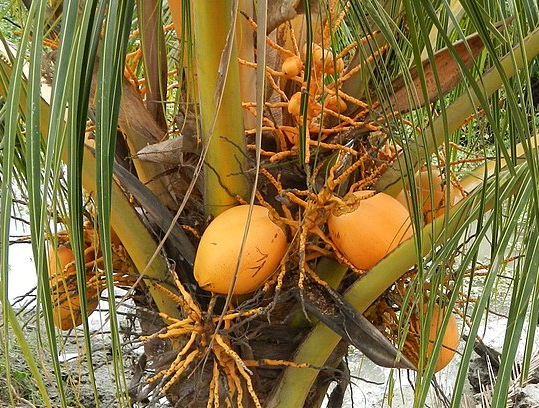
#> input picture Coconuts/coconut.png, 539 x 408 px, found by its file name
$ python Preprocessing.py
#> lines starting #> are read from the running program, lines starting #| are printed output that depends on the picture; after the words box and inside, x2 and y2 are one past the last pixel; in counts of white or black regions, pixels touching at a corner belong together
import cv2
import numpy as np


def scale(img):
    preferredWidth = 320
    prefferedHeight = 240
    currentWidth = len(img[0])
    currentHeight = len(img)
    print("Current Width: ", currentWidth)
    print("Current Height: ", currentHeight)
    tempWidth = tempHeight = 0
    if currentWidth/currentHeight < preferredWidth/prefferedHeight:
        tempWidth = preferredWidth
        tempHeight = int(preferredWidth/currentWidth*currentHeight)
    else:
        tempHeight = prefferedHeight
        tempWidth = int(prefferedHeight/currentHeight*currentWidth)
    print(tempWidth, tempHeight)
    img = cv2.resize(img, (tempWidth, tempHeight))
    return img
def crop(img):
    gray = cv2.cvtColor(img, cv2.COLOR_BGR2GRAY)
    # Cropping an image
    prefWidth = 320
    prefHeight = 240
    currentWidth = len(img[0])
    currentHeight = len(img)
    #crop it equally from all sides
    widthCrop = int((currentWidth - prefWidth)/2)
    heightCrop = int((currentHeight - prefHeight)/2)
    cropped_image = gray[heightCrop:currentHeight-heightCrop, widthCrop:currentWidth-widthCrop]
    return cropped_image

def preprocessing(img):
    img = crop(scale(img))
    img = cv2.equalizeHist(img)
    #cv2.imshow('resized2 image', img)
    img  = cv2.Canny(img,250,255)
    #cv2.imshow('edge image', img)
    kernelC = cv2.getStructuringElement(cv2.MORPH_RECT, (4,4))
    img  = cv2.morphologyEx(img, cv2.MORPH_CLOSE, kernelC)
    #img = cv2.bitwise_not(img)
    #cv2.imshow('close',img)
    kernelO = cv2.getStructuringElement(cv2.MORPH_RECT, (1, 1))
    img  = cv2.morphologyEx(img, cv2.MORPH_OPEN, kernelO)
    #cv2.imshow('final',img)
    #cv2.waitKey()

    return img


if __name__ == "__main__":
    coconut = cv2.imread('Coconuts\coconut.png')
#> coconut is the input picture: shape (408, 539, 3); mean B, G, R 62.4, 113.7, 133.3
    gray = cv2.cvtColor(coconut,cv2.COLOR_BGR2GRAY)
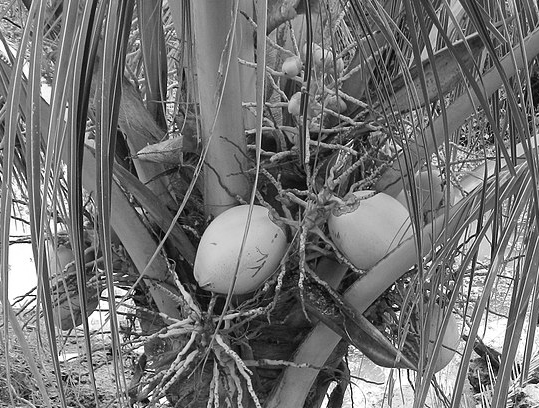
#> gray: shape (408, 539); min 0, max 255, mean 113.7
    # [5 lines of commented-out code are left out]
    coconutRe = preprocessing(coconut)
#> in scale, `currentWidth = len(img[0])`: currentWidth = 539
#> in scale, `currentHeight = len(img)`: currentHeight = 408
#| Current Width:  539
#| Current Height:  408
#> in scale, `tempHeight = int(preferredWidth/currentWidth*currentHeight)`: tempHeight = 242
#| 320 242
#> in crop, `gray = cv2.cvtColor(img, cv2.COLOR_BGR2GRAY)`:
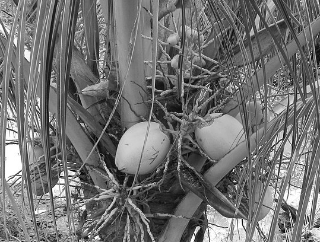
#> gray: shape (242, 320); min 4, max 255, mean 113.5
#> in crop, `currentWidth = len(img[0])`: currentWidth = 320
#> in crop, `currentHeight = len(img)`: currentHeight = 242
#> in crop, `widthCrop = int((currentWidth - prefWidth)/2)`: widthCrop = 0
#> in crop, `heightCrop = int((currentHeight - prefHeight)/2)`: heightCrop = 1
#> in crop, `cropped_image = gray[heightCrop:currentHeight-heightCrop, widthCrop:cu..`:
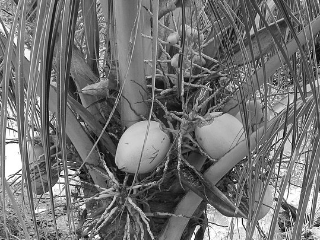
#> cropped_image: shape (240, 320); min 4, max 255, mean 113.4
#> in preprocessing, `img = cv2.equalizeHist(img)`:
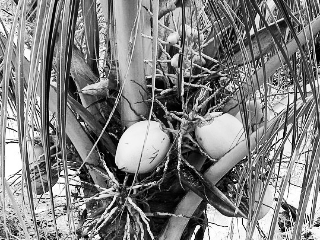
#> img: shape (240, 320); min 0, max 255, mean 128.2
#> in preprocessing, `img  = cv2.Canny(img,250,255)`:
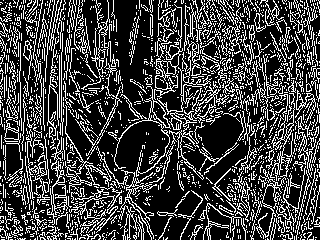
#> img: shape (240, 320); 25.7% white in thin lines or dots
#> in preprocessing, `img  = cv2.morphologyEx(img, cv2.MORPH_CLOSE, kernelC)`:
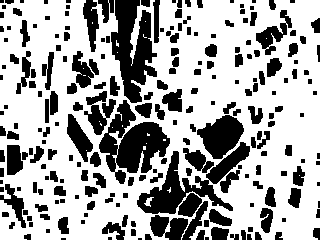
#> img: shape (240, 320); 66.2% white; 230 black regions (60 under 20 px), largest, box (x1, y1, x2, y2) and area: (99, 100, 170, 184) 2838, (111, 0, 157, 103) 2761, (137, 142, 250, 214) 2528
    #coconutRe1 = preprocessing(coconut1)
    #coconutRe2 = preprocessing(coconut2)

    cv2.imshow('original image', crop(coconut))
#> in crop (call 2), `currentWidth = len(img[0])`: currentWidth = 539
#> in crop (call 2), `currentHeight = len(img)`: currentHeight = 408
#> in crop (call 2), `widthCrop = int((currentWidth - prefWidth)/2)`: widthCrop = 109
#> in crop (call 2), `heightCrop = int((currentHeight - prefHeight)/2)`: heightCrop = 84
#> in crop (call 2), `cropped_image = gray[heightCrop:currentHeight-heightCrop, widthCrop:cu..`:
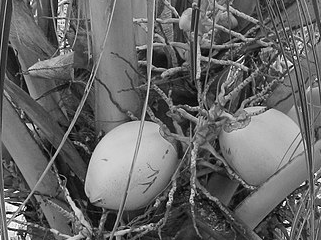
#> cropped_image: shape (240, 321); min 1, max 255, mean 102.2
    cv2.imshow('resized image', coconutRe)
    #cv2.imshow('resized1 image', coconutRe1)
    #cv2.imshow('resized2 image', coconutRe2)
    cv2.waitKey()

$ run again, with Coconuts/coconut1.png copied over Coconuts/coconut.png
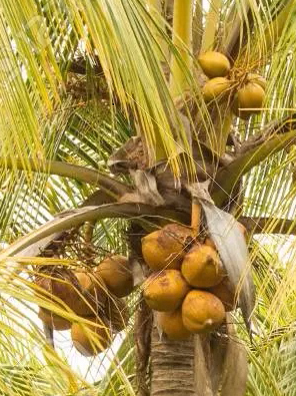
#> input picture Coconuts/coconut1.png, 296 x 396 px, found by its file name
#> coconut is the input picture: shape (396, 296, 3); mean B, G, R 72.6, 144.4, 168.4
#> in scale, `currentWidth = len(img[0])`: currentWidth = 296
#> in scale, `currentHeight = len(img)`: currentHeight = 396
#| Current Width:  296
#| Current Height:  396
#> tempHeight = 428
#| 320 428
#> in crop, `gray = cv2.cvtColor(img, cv2.COLOR_BGR2GRAY)`:
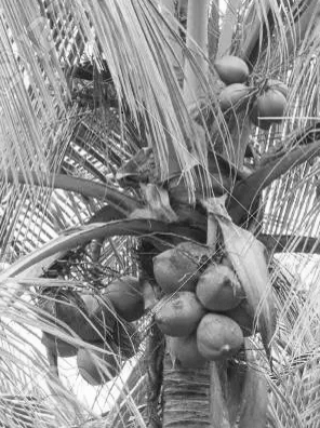
#> gray: shape (428, 320); min 19, max 254, mean 143.2
#> in crop, `currentWidth = len(img[0])`: currentWidth = 320
#> in crop, `currentHeight = len(img)`: currentHeight = 428
#> widthCrop = 0
#> heightCrop = 94
#> in preprocessing, `img  = cv2.morphologyEx(img, cv2.MORPH_CLOSE, kernelC)`:
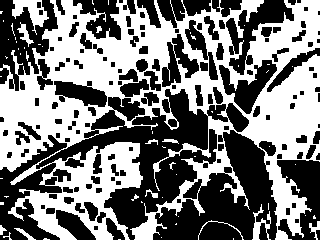
#> img: shape (240, 320); 47.7% white; 60 white regions (46 under 20 px), largest, box (x1, y1, x2, y2) and area: (0, 0, 320, 240) 35063, (12, 0, 49, 35) 541, (252, 204, 271, 240) 252

$ run again, with Coconuts/coconut2.png copied over Coconuts/coconut.png
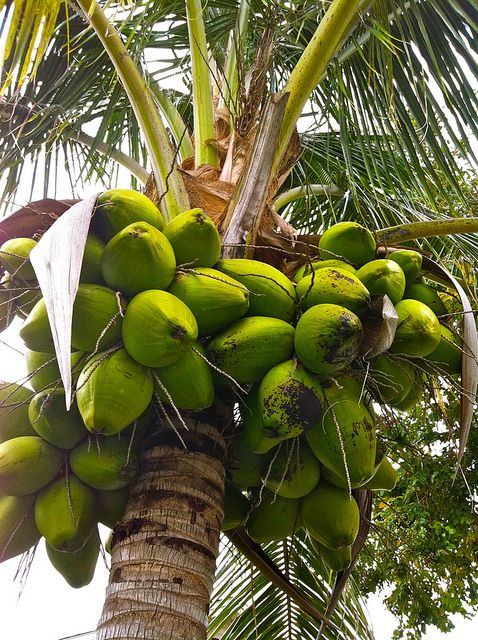
#> input picture Coconuts/coconut2.png, 478 x 640 px, found by its file name
#> coconut is the input picture: shape (640, 478, 3); mean B, G, R 65.2, 109.4, 110
#> in scale, `currentWidth = len(img[0])`: currentWidth = 478
#> in scale, `currentHeight = len(img)`: currentHeight = 640
#| Current Width:  478
#| Current Height:  640
#> tempHeight = 428
#| 320 428
#> in crop, `currentWidth = len(img[0])`: currentWidth = 320
#> in crop, `currentHeight = len(img)`: currentHeight = 428
#> widthCrop = 0
#> heightCrop = 94
#> in preprocessing, `img  = cv2.morphologyEx(img, cv2.MORPH_CLOSE, kernelC)`:
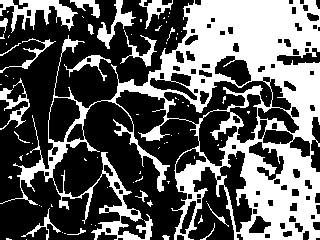
#> img: shape (240, 320); 38% white; 79 white regions (58 under 20 px), largest, box (x1, y1, x2, y2) and area: (0, 0, 320, 240) 24972, (0, 0, 78, 33) 1059, (97, 0, 136, 49) 520
#> in crop (call 2), `currentWidth = len(img[0])`: currentWidth = 478
#> in crop (call 2), `currentHeight = len(img)`: currentHeight = 640
#> widthCrop = 79
#> heightCrop = 200
#> in crop (call 2), `cropped_image = gray[heightCrop:currentHeight-heightCrop, widthCrop:cu..`:
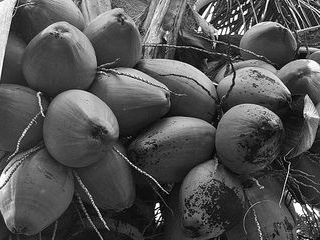
#> cropped_image: shape (240, 320); min 0, max 255, mean 82.3
